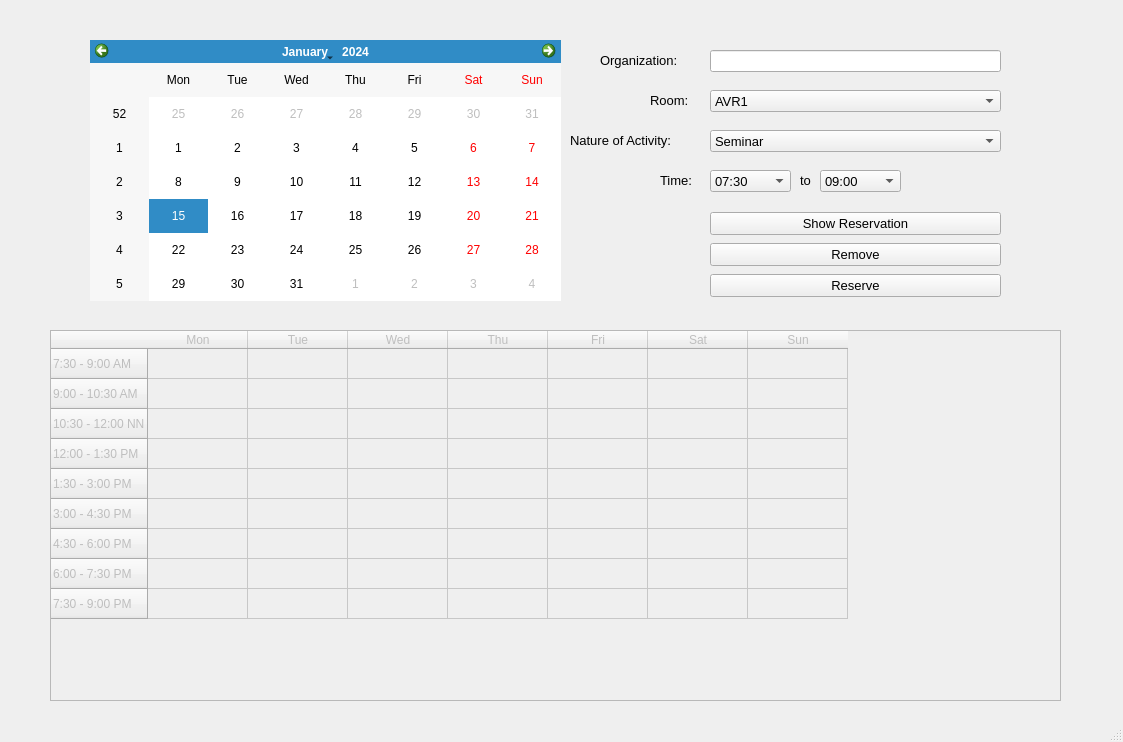
<?xml version="1.0" encoding="UTF-8"?>
<ui version="4.0">
 <class>MainWindow_User</class>
 <widget class="QMainWindow" name="MainWindow_User">
  <property name="geometry">
   <rect>
    <x>0</x>
    <y>0</y>
    <width>1123</width>
    <height>742</height>
   </rect>
  </property>
  <property name="windowTitle">
   <string>MainWindow</string>
  </property>
  <widget class="QWidget" name="centralwidget">
   <widget class="QWidget" name="gridLayoutWidget">
    <property name="geometry">
     <rect>
      <x>90</x>
      <y>40</y>
      <width>471</width>
      <height>261</height>
     </rect>
    </property>
    <layout class="QGridLayout" name="gridLayout_3">
     <item row="0" column="1">
      <widget class="QCalendarWidget" name="calendarWidget">
       <property name="firstDayOfWeek">
        <enum>Qt::Monday</enum>
       </property>
      </widget>
     </item>
    </layout>
   </widget>
   <widget class="QTableWidget" name="tableWidget_schedule">
    <property name="enabled">
     <bool>false</bool>
    </property>
    <property name="geometry">
     <rect>
      <x>50</x>
      <y>330</y>
      <width>1011</width>
      <height>371</height>
     </rect>
    </property>
    <property name="font">
     <font>
      <stylestrategy>PreferDefault</stylestrategy>
     </font>
    </property>
    <property name="layoutDirection">
     <enum>Qt::LeftToRight</enum>
    </property>
    <property name="autoFillBackground">
     <bool>true</bool>
    </property>
    <property name="verticalScrollBarPolicy">
     <enum>Qt::ScrollBarAlwaysOff</enum>
    </property>
    <property name="horizontalScrollBarPolicy">
     <enum>Qt::ScrollBarAlwaysOff</enum>
    </property>
    <property name="editTriggers">
     <set>QAbstractItemView::NoEditTriggers</set>
    </property>
    <row>
     <property name="text">
      <string>7:30 - 9:00 AM</string>
     </property>
    </row>
    <row>
     <property name="text">
      <string>9:00 - 10:30 AM</string>
     </property>
    </row>
    <row>
     <property name="text">
      <string>10:30 - 12:00 NN</string>
     </property>
    </row>
    <row>
     <property name="text">
      <string>12:00 - 1:30 PM</string>
     </property>
    </row>
    <row>
     <property name="text">
      <string>1:30 - 3:00 PM</string>
     </property>
    </row>
    <row>
     <property name="text">
      <string>3:00 - 4:30 PM</string>
     </property>
    </row>
    <row>
     <property name="text">
      <string>4:30 - 6:00 PM</string>
     </property>
    </row>
    <row>
     <property name="text">
      <string>6:00 - 7:30 PM</string>
     </property>
    </row>
    <row>
     <property name="text">
      <string>7:30 - 9:00 PM</string>
     </property>
    </row>
    <column>
     <property name="text">
      <string>Mon</string>
     </property>
    </column>
    <column>
     <property name="text">
      <string>Tue</string>
     </property>
    </column>
    <column>
     <property name="text">
      <string>Wed</string>
     </property>
    </column>
    <column>
     <property name="text">
      <string>Thu</string>
     </property>
    </column>
    <column>
     <property name="text">
      <string>Fri</string>
     </property>
    </column>
    <column>
     <property name="text">
      <string>Sat</string>
     </property>
    </column>
    <column>
     <property name="text">
      <string>Sun</string>
     </property>
    </column>
   </widget>
   <widget class="QComboBox" name="comboBox_NatureOfActivity">
    <property name="geometry">
     <rect>
      <x>710</x>
      <y>130</y>
      <width>291</width>
      <height>22</height>
     </rect>
    </property>
    <property name="font">
     <font>
      <pointsize>10</pointsize>
     </font>
    </property>
    <item>
     <property name="text">
      <string>Seminar</string>
     </property>
    </item>
    <item>
     <property name="text">
      <string>Orientation</string>
     </property>
    </item>
    <item>
     <property name="text">
      <string>Meeting</string>
     </property>
    </item>
   </widget>
   <widget class="QComboBox" name="comboBox_timeEnd">
    <property name="geometry">
     <rect>
      <x>820</x>
      <y>170</y>
      <width>81</width>
      <height>22</height>
     </rect>
    </property>
    <property name="font">
     <font>
      <pointsize>10</pointsize>
     </font>
    </property>
    <item>
     <property name="text">
      <string>09:00</string>
     </property>
    </item>
    <item>
     <property name="text">
      <string>10:30</string>
     </property>
    </item>
    <item>
     <property name="text">
      <string>12:00</string>
     </property>
    </item>
    <item>
     <property name="text">
      <string>13:30</string>
     </property>
    </item>
    <item>
     <property name="text">
      <string>15:00</string>
     </property>
    </item>
    <item>
     <property name="text">
      <string>16:30</string>
     </property>
    </item>
    <item>
     <property name="text">
      <string>18:00</string>
     </property>
    </item>
    <item>
     <property name="text">
      <string>19:30</string>
     </property>
    </item>
    <item>
     <property name="text">
      <string>21:00</string>
     </property>
    </item>
   </widget>
   <widget class="QComboBox" name="comboBox_Room">
    <property name="geometry">
     <rect>
      <x>710</x>
      <y>90</y>
      <width>291</width>
      <height>22</height>
     </rect>
    </property>
    <property name="font">
     <font>
      <pointsize>10</pointsize>
     </font>
    </property>
    <item>
     <property name="text">
      <string>AVR1</string>
     </property>
    </item>
    <item>
     <property name="text">
      <string>AVR2</string>
     </property>
    </item>
    <item>
     <property name="text">
      <string>AVR3</string>
     </property>
    </item>
    <item>
     <property name="text">
      <string>Plenary Hall</string>
     </property>
    </item>
    <item>
     <property name="text">
      <string>Seminar Room</string>
     </property>
    </item>
    <item>
     <property name="text">
      <string>Gym</string>
     </property>
    </item>
   </widget>
   <widget class="QLabel" name="label_2">
    <property name="geometry">
     <rect>
      <x>660</x>
      <y>170</y>
      <width>41</width>
      <height>21</height>
     </rect>
    </property>
    <property name="font">
     <font>
      <pointsize>10</pointsize>
     </font>
    </property>
    <property name="text">
     <string>Time:</string>
    </property>
   </widget>
   <widget class="QLabel" name="label_room">
    <property name="geometry">
     <rect>
      <x>650</x>
      <y>90</y>
      <width>51</width>
      <height>21</height>
     </rect>
    </property>
    <property name="font">
     <font>
      <pointsize>10</pointsize>
     </font>
    </property>
    <property name="text">
     <string>Room: </string>
    </property>
   </widget>
   <widget class="QLineEdit" name="lineEdit_Organization">
    <property name="enabled">
     <bool>true</bool>
    </property>
    <property name="geometry">
     <rect>
      <x>710</x>
      <y>50</y>
      <width>291</width>
      <height>22</height>
     </rect>
    </property>
    <property name="font">
     <font>
      <pointsize>10</pointsize>
     </font>
    </property>
   </widget>
   <widget class="QComboBox" name="comboBox_timeStart">
    <property name="geometry">
     <rect>
      <x>710</x>
      <y>170</y>
      <width>81</width>
      <height>22</height>
     </rect>
    </property>
    <property name="font">
     <font>
      <pointsize>10</pointsize>
     </font>
    </property>
    <item>
     <property name="text">
      <string>07:30</string>
     </property>
    </item>
    <item>
     <property name="text">
      <string>09:00</string>
     </property>
    </item>
    <item>
     <property name="text">
      <string>10:30</string>
     </property>
    </item>
    <item>
     <property name="text">
      <string>12:00</string>
     </property>
    </item>
    <item>
     <property name="text">
      <string>13:30</string>
     </property>
    </item>
    <item>
     <property name="text">
      <string>15:00</string>
     </property>
    </item>
    <item>
     <property name="text">
      <string>16:30</string>
     </property>
    </item>
    <item>
     <property name="text">
      <string>18:00</string>
     </property>
    </item>
    <item>
     <property name="text">
      <string>19:30</string>
     </property>
    </item>
   </widget>
   <widget class="QLabel" name="label_3">
    <property name="geometry">
     <rect>
      <x>800</x>
      <y>170</y>
      <width>20</width>
      <height>21</height>
     </rect>
    </property>
    <property name="font">
     <font>
      <pointsize>10</pointsize>
     </font>
    </property>
    <property name="text">
     <string>to</string>
    </property>
   </widget>
   <widget class="QLabel" name="label_5">
    <property name="geometry">
     <rect>
      <x>570</x>
      <y>120</y>
      <width>141</width>
      <height>41</height>
     </rect>
    </property>
    <property name="font">
     <font>
      <pointsize>10</pointsize>
     </font>
    </property>
    <property name="text">
     <string>Nature of Activity:</string>
    </property>
   </widget>
   <widget class="QLabel" name="label_organization">
    <property name="geometry">
     <rect>
      <x>600</x>
      <y>50</y>
      <width>101</width>
      <height>21</height>
     </rect>
    </property>
    <property name="font">
     <font>
      <pointsize>10</pointsize>
     </font>
    </property>
    <property name="text">
     <string>Organization:</string>
    </property>
   </widget>
   <widget class="QWidget" name="verticalLayoutWidget">
    <property name="geometry">
     <rect>
      <x>710</x>
      <y>210</y>
      <width>291</width>
      <height>91</height>
     </rect>
    </property>
    <layout class="QVBoxLayout" name="verticalLayout">
     <item>
      <widget class="QPushButton" name="pushButton_ShowReservation">
       <property name="enabled">
        <bool>true</bool>
       </property>
       <property name="font">
        <font>
         <pointsize>10</pointsize>
        </font>
       </property>
       <property name="text">
        <string>Show Reservation</string>
       </property>
      </widget>
     </item>
     <item>
      <widget class="QPushButton" name="pushButton_Remove">
       <property name="font">
        <font>
         <pointsize>10</pointsize>
        </font>
       </property>
       <property name="text">
        <string>Remove</string>
       </property>
      </widget>
     </item>
     <item>
      <widget class="QPushButton" name="pushButton_Reserve">
       <property name="font">
        <font>
         <pointsize>10</pointsize>
        </font>
       </property>
       <property name="text">
        <string>Reserve</string>
       </property>
      </widget>
     </item>
    </layout>
   </widget>
  </widget>
  <widget class="QStatusBar" name="statusbar"/>
 </widget>
 <resources/>
 <connections/>
</ui>
